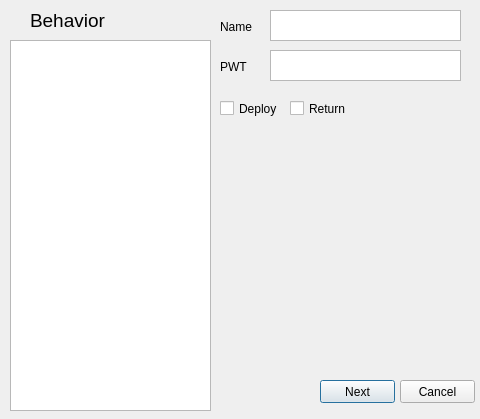
<?xml version="1.0" encoding="UTF-8"?>
<ui version="4.0">
 <class>BhvSelectDialog</class>
 <widget class="QDialog" name="BhvSelectDialog">
  <property name="geometry">
   <rect>
    <x>0</x>
    <y>0</y>
    <width>480</width>
    <height>419</height>
   </rect>
  </property>
  <property name="windowTitle">
   <string>Behavior Selection</string>
  </property>
  <widget class="QListWidget" name="behaviorList">
   <property name="geometry">
    <rect>
     <x>10</x>
     <y>40</y>
     <width>201</width>
     <height>371</height>
    </rect>
   </property>
  </widget>
  <widget class="QCheckBox" name="deployBox">
   <property name="geometry">
    <rect>
     <x>220</x>
     <y>100</y>
     <width>70</width>
     <height>17</height>
    </rect>
   </property>
   <property name="text">
    <string>Deploy</string>
   </property>
  </widget>
  <widget class="QTextEdit" name="nameEdit">
   <property name="geometry">
    <rect>
     <x>270</x>
     <y>10</y>
     <width>191</width>
     <height>31</height>
    </rect>
   </property>
  </widget>
  <widget class="QCheckBox" name="returnBox">
   <property name="geometry">
    <rect>
     <x>290</x>
     <y>100</y>
     <width>70</width>
     <height>17</height>
    </rect>
   </property>
   <property name="text">
    <string>Return</string>
   </property>
  </widget>
  <widget class="QLabel" name="label">
   <property name="geometry">
    <rect>
     <x>220</x>
     <y>60</y>
     <width>47</width>
     <height>13</height>
    </rect>
   </property>
   <property name="text">
    <string>PWT</string>
   </property>
  </widget>
  <widget class="QTextEdit" name="pwtEdit">
   <property name="geometry">
    <rect>
     <x>270</x>
     <y>50</y>
     <width>191</width>
     <height>31</height>
    </rect>
   </property>
   <property name="placeholderText">
    <string/>
   </property>
  </widget>
  <widget class="QLabel" name="label_2">
   <property name="geometry">
    <rect>
     <x>220</x>
     <y>20</y>
     <width>47</width>
     <height>13</height>
    </rect>
   </property>
   <property name="text">
    <string>Name</string>
   </property>
  </widget>
  <widget class="QPushButton" name="NextBtn">
   <property name="geometry">
    <rect>
     <x>320</x>
     <y>380</y>
     <width>75</width>
     <height>23</height>
    </rect>
   </property>
   <property name="text">
    <string>Next</string>
   </property>
  </widget>
  <widget class="QPushButton" name="CancelBtn">
   <property name="geometry">
    <rect>
     <x>400</x>
     <y>380</y>
     <width>75</width>
     <height>23</height>
    </rect>
   </property>
   <property name="text">
    <string>Cancel</string>
   </property>
  </widget>
  <widget class="QLabel" name="label_3">
   <property name="geometry">
    <rect>
     <x>30</x>
     <y>10</y>
     <width>81</width>
     <height>21</height>
    </rect>
   </property>
   <property name="font">
    <font>
     <pointsize>14</pointsize>
    </font>
   </property>
   <property name="text">
    <string>Behavior</string>
   </property>
  </widget>
 </widget>
 <resources/>
 <connections/>
</ui>
